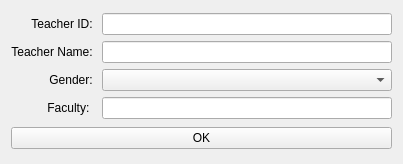
<?xml version="1.0" encoding="UTF-8"?>
<ui version="4.0">
 <class>TeacherInfoForm</class>
 <widget class="QWidget" name="TeacherInfoForm">
  <property name="geometry">
   <rect>
    <x>0</x>
    <y>0</y>
    <width>403</width>
    <height>164</height>
   </rect>
  </property>
  <property name="windowTitle">
   <string>Form</string>
  </property>
  <layout class="QGridLayout" name="gridLayout_2">
   <item row="0" column="0">
    <layout class="QGridLayout" name="gridLayout">
     <item row="1" column="0">
      <widget class="QLabel" name="label_2">
       <property name="text">
        <string>Teacher Name: </string>
       </property>
       <property name="alignment">
        <set>Qt::AlignRight|Qt::AlignTrailing|Qt::AlignVCenter</set>
       </property>
      </widget>
     </item>
     <item row="0" column="0">
      <widget class="QLabel" name="label">
       <property name="text">
        <string>Teacher ID: </string>
       </property>
       <property name="alignment">
        <set>Qt::AlignRight|Qt::AlignTrailing|Qt::AlignVCenter</set>
       </property>
      </widget>
     </item>
     <item row="1" column="2">
      <widget class="QLineEdit" name="txtTeacherName"/>
     </item>
     <item row="2" column="0">
      <widget class="QLabel" name="label_3">
       <property name="text">
        <string>Gender: </string>
       </property>
       <property name="alignment">
        <set>Qt::AlignRight|Qt::AlignTrailing|Qt::AlignVCenter</set>
       </property>
      </widget>
     </item>
     <item row="3" column="2">
      <widget class="QLineEdit" name="txtFaculty"/>
     </item>
     <item row="0" column="2">
      <widget class="QLineEdit" name="txtTeacherID"/>
     </item>
     <item row="3" column="0">
      <widget class="QLabel" name="label_4">
       <property name="text">
        <string>Faculty:  </string>
       </property>
       <property name="alignment">
        <set>Qt::AlignRight|Qt::AlignTrailing|Qt::AlignVCenter</set>
       </property>
      </widget>
     </item>
     <item row="2" column="2">
      <widget class="QComboBox" name="cbbGender"/>
     </item>
    </layout>
   </item>
   <item row="1" column="0">
    <widget class="QPushButton" name="btnConfirm">
     <property name="text">
      <string>OK</string>
     </property>
    </widget>
   </item>
  </layout>
 </widget>
 <resources/>
 <connections/>
</ui>
